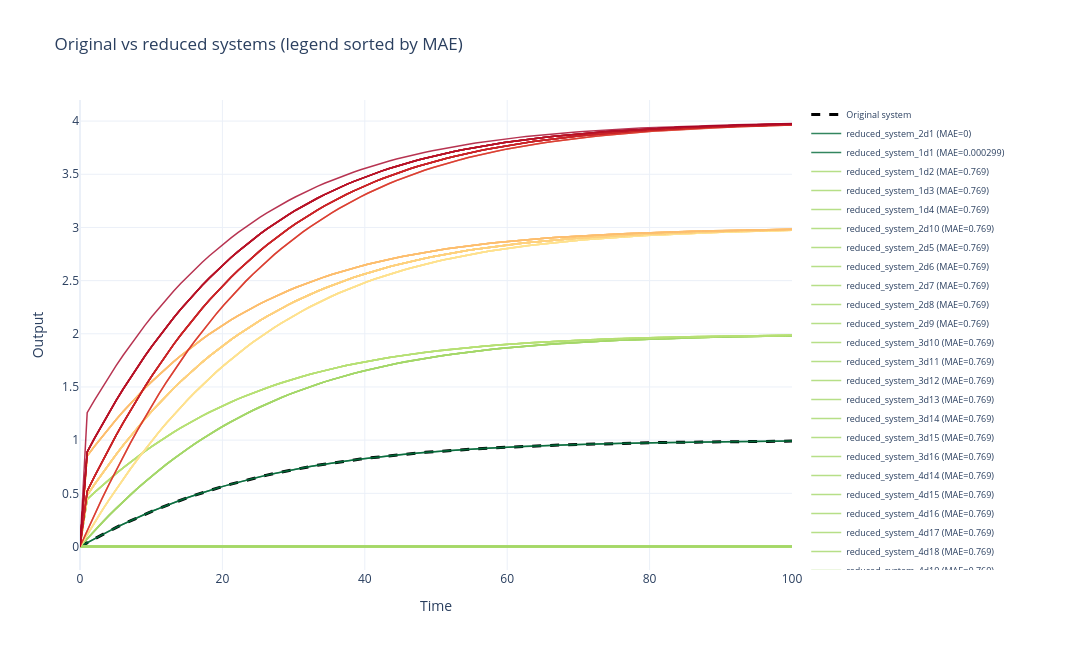

The code cell stored with this chart in its notebook:
### Code cell
#asked claude to use plotly to plot the graph above
import plotly.graph_objects as go
import plotly.express as px
import numpy as np

reduced_systems = [
    (name, obj)
    for name, obj in globals().items()
    if name.startswith("reduced_system_")
]
reduced_systems.sort(key=lambda x: x[0])

orig_output = np.transpose(np.array(C) @ sol)
if orig_output.ndim == 1:
    orig_output = orig_output[:, None]

reduced_results = []
for name, reduced_sys in reduced_systems:
    try:
        sys_reduced_ode = get_ODE(reduced_sys, timepoints_ode)
        sol_reduced = sys_reduced_ode.solve_system().T
        C_reduced = np.array(reduced_sys.C)
        reduced_output = np.transpose(C_reduced @ sol_reduced)
        if reduced_output.ndim == 1:
            reduced_output = reduced_output[:, None]

        mae = np.mean(np.abs(orig_output[:, 0] - reduced_output[:, 0]))
        reduced_results.append((name, reduced_output[:, 0], mae))
    except Exception:
        continue

if not reduced_results:
    raise RuntimeError("No reduced systems available to plot.")

reduced_results.sort(key=lambda item: item[2])

mae_values = np.array([item[2] for item in reduced_results])
mae_min, mae_max = mae_values.min(), mae_values.max()
mae_norm = (mae_values - mae_min) / (mae_max - mae_min + 1e-12)

# Map normalized MAE -> RdYlGn_r colorscale (green=low error, red=high error)
colors = px.colors.sample_colorscale("RdYlGn_r", mae_norm.tolist())

fig = go.Figure()

# Original system (dashed black)
fig.add_trace(go.Scatter(
    x=timepoints_ode,
    y=orig_output[:, 0],
    mode="lines",
    name="Original system",
    line=dict(color="black", dash="dash", width=3),
))

# Reduced systems
for (name, reduced_output, mae), color in zip(reduced_results, colors):
    fig.add_trace(go.Scatter(
        x=timepoints_ode,
        y=reduced_output,
        mode="lines",
        name=f"{name} (MAE={mae:.3g})",
        line=dict(color=color, width=1.5),
        opacity=0.8,
    ))

fig.update_layout(
    title="Original vs reduced systems (legend sorted by MAE)",
    xaxis_title="Time",
    yaxis_title="Output",
    legend=dict(font=dict(size=9), yanchor="middle", y=0.5, xanchor="left", x=1.02),
    width=1100,
    height=650,
    margin=dict(r=300),  # room for the legend on the right
    template="plotly_white",
)

fig.show()
